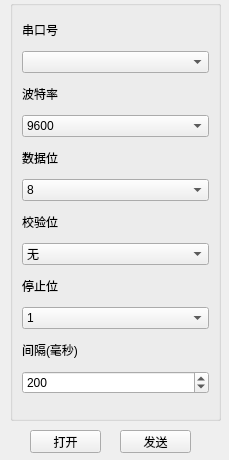
<?xml version="1.0" encoding="UTF-8"?>
<ui version="4.0">
 <class>Uart</class>
 <widget class="QWidget" name="Uart">
  <property name="geometry">
   <rect>
    <x>0</x>
    <y>0</y>
    <width>229</width>
    <height>460</height>
   </rect>
  </property>
  <property name="minimumSize">
   <size>
    <width>229</width>
    <height>460</height>
   </size>
  </property>
  <property name="maximumSize">
   <size>
    <width>229</width>
    <height>460</height>
   </size>
  </property>
  <property name="windowTitle">
   <string>串口设置</string>
  </property>
  <widget class="QGroupBox" name="groupBox">
   <property name="geometry">
    <rect>
     <x>10</x>
     <y>0</y>
     <width>211</width>
     <height>421</height>
    </rect>
   </property>
   <property name="styleSheet">
    <string notr="true"/>
   </property>
   <property name="title">
    <string/>
   </property>
   <property name="flat">
    <bool>false</bool>
   </property>
   <layout class="QVBoxLayout" name="verticalLayout">
    <item>
     <widget class="QLabel" name="label">
      <property name="sizePolicy">
       <sizepolicy hsizetype="Preferred" vsizetype="Fixed">
        <horstretch>0</horstretch>
        <verstretch>0</verstretch>
       </sizepolicy>
      </property>
      <property name="text">
       <string>串口号</string>
      </property>
     </widget>
    </item>
    <item>
     <widget class="QComboBox" name="portNameComboBox"/>
    </item>
    <item>
     <widget class="QLabel" name="label_2">
      <property name="sizePolicy">
       <sizepolicy hsizetype="Preferred" vsizetype="Fixed">
        <horstretch>0</horstretch>
        <verstretch>0</verstretch>
       </sizepolicy>
      </property>
      <property name="text">
       <string>波特率</string>
      </property>
     </widget>
    </item>
    <item>
     <widget class="QComboBox" name="baudRateComboBox">
      <property name="currentIndex">
       <number>12</number>
      </property>
      <item>
       <property name="text">
        <string>50</string>
       </property>
      </item>
      <item>
       <property name="text">
        <string>75</string>
       </property>
      </item>
      <item>
       <property name="text">
        <string>110</string>
       </property>
      </item>
      <item>
       <property name="text">
        <string>134</string>
       </property>
      </item>
      <item>
       <property name="text">
        <string>150</string>
       </property>
      </item>
      <item>
       <property name="text">
        <string>200</string>
       </property>
      </item>
      <item>
       <property name="text">
        <string>300</string>
       </property>
      </item>
      <item>
       <property name="text">
        <string>600</string>
       </property>
      </item>
      <item>
       <property name="text">
        <string>1200</string>
       </property>
      </item>
      <item>
       <property name="text">
        <string>1800</string>
       </property>
      </item>
      <item>
       <property name="text">
        <string>2400</string>
       </property>
      </item>
      <item>
       <property name="text">
        <string>4800</string>
       </property>
      </item>
      <item>
       <property name="text">
        <string>9600</string>
       </property>
      </item>
      <item>
       <property name="text">
        <string>14400</string>
       </property>
      </item>
      <item>
       <property name="text">
        <string>19200</string>
       </property>
      </item>
      <item>
       <property name="text">
        <string>38400</string>
       </property>
      </item>
      <item>
       <property name="text">
        <string>56000</string>
       </property>
      </item>
      <item>
       <property name="text">
        <string>57600</string>
       </property>
      </item>
      <item>
       <property name="text">
        <string>76800</string>
       </property>
      </item>
      <item>
       <property name="text">
        <string>115200</string>
       </property>
      </item>
      <item>
       <property name="text">
        <string>128000</string>
       </property>
      </item>
      <item>
       <property name="text">
        <string>256000</string>
       </property>
      </item>
     </widget>
    </item>
    <item>
     <widget class="QLabel" name="label_3">
      <property name="sizePolicy">
       <sizepolicy hsizetype="Preferred" vsizetype="Fixed">
        <horstretch>0</horstretch>
        <verstretch>0</verstretch>
       </sizepolicy>
      </property>
      <property name="text">
       <string>数据位</string>
      </property>
     </widget>
    </item>
    <item>
     <widget class="QComboBox" name="dataBitsComboBox">
      <property name="currentIndex">
       <number>3</number>
      </property>
      <item>
       <property name="text">
        <string>5</string>
       </property>
      </item>
      <item>
       <property name="text">
        <string>6</string>
       </property>
      </item>
      <item>
       <property name="text">
        <string>7</string>
       </property>
      </item>
      <item>
       <property name="text">
        <string>8</string>
       </property>
      </item>
     </widget>
    </item>
    <item>
     <widget class="QLabel" name="label_4">
      <property name="sizePolicy">
       <sizepolicy hsizetype="Preferred" vsizetype="Fixed">
        <horstretch>0</horstretch>
        <verstretch>0</verstretch>
       </sizepolicy>
      </property>
      <property name="text">
       <string>校验位</string>
      </property>
     </widget>
    </item>
    <item>
     <widget class="QComboBox" name="parityComboBox">
      <item>
       <property name="text">
        <string>无</string>
       </property>
      </item>
      <item>
       <property name="text">
        <string>奇</string>
       </property>
      </item>
      <item>
       <property name="text">
        <string>偶</string>
       </property>
      </item>
     </widget>
    </item>
    <item>
     <widget class="QLabel" name="label_5">
      <property name="sizePolicy">
       <sizepolicy hsizetype="Preferred" vsizetype="Fixed">
        <horstretch>0</horstretch>
        <verstretch>0</verstretch>
       </sizepolicy>
      </property>
      <property name="text">
       <string>停止位</string>
      </property>
     </widget>
    </item>
    <item>
     <widget class="QComboBox" name="stopBitsComboBox">
      <item>
       <property name="text">
        <string>1</string>
       </property>
      </item>
      <item>
       <property name="text">
        <string>1.5</string>
       </property>
      </item>
      <item>
       <property name="text">
        <string>2</string>
       </property>
      </item>
     </widget>
    </item>
    <item>
     <widget class="QLabel" name="label_6">
      <property name="sizePolicy">
       <sizepolicy hsizetype="Preferred" vsizetype="Fixed">
        <horstretch>0</horstretch>
        <verstretch>0</verstretch>
       </sizepolicy>
      </property>
      <property name="text">
       <string>间隔(毫秒)</string>
      </property>
     </widget>
    </item>
    <item>
     <widget class="QSpinBox" name="delayspinBox">
      <property name="minimum">
       <number>10</number>
      </property>
      <property name="maximum">
       <number>5000</number>
      </property>
      <property name="value">
       <number>200</number>
      </property>
     </widget>
    </item>
   </layout>
  </widget>
  <widget class="QPushButton" name="openCloseBtn">
   <property name="geometry">
    <rect>
     <x>30</x>
     <y>430</y>
     <width>71</width>
     <height>23</height>
    </rect>
   </property>
   <property name="text">
    <string>打开</string>
   </property>
  </widget>
  <widget class="QPushButton" name="sendMsgBtn">
   <property name="geometry">
    <rect>
     <x>120</x>
     <y>430</y>
     <width>71</width>
     <height>23</height>
    </rect>
   </property>
   <property name="text">
    <string>发送</string>
   </property>
  </widget>
 </widget>
 <resources/>
 <connections/>
</ui>
